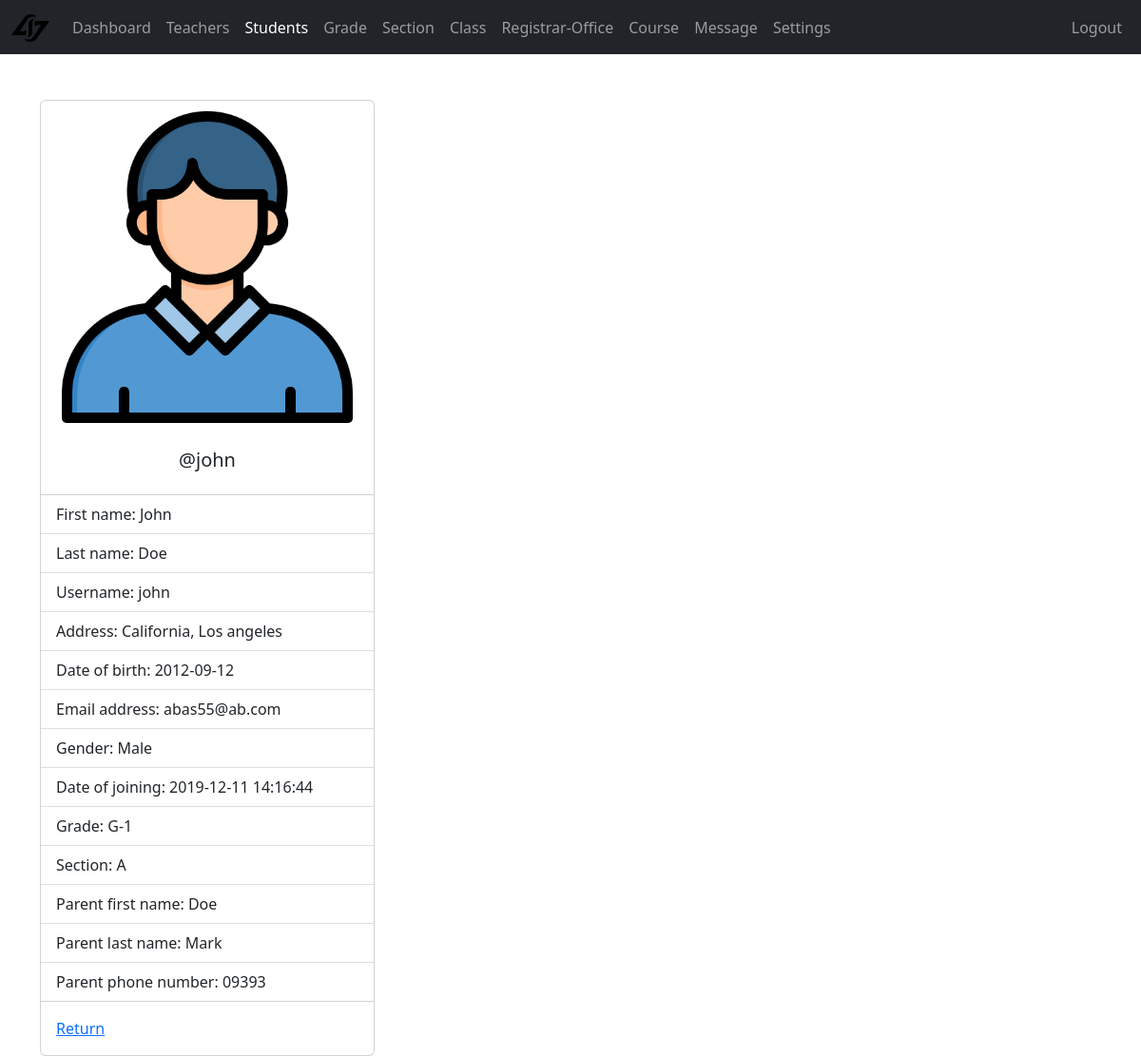
/admin/student-view.php?student_id=1 (signed in), run on the app's committed database.
### tables this page shows
CREATE TABLE IF NOT EXISTS `students` (
  `student_id` int NOT NULL AUTO_INCREMENT,
  `username` varchar(127) NOT NULL,
  `password` varchar(255) NOT NULL,
  `fname` varchar(127) NOT NULL,
  `lname` varchar(255) NOT NULL,
  `grade` int NOT NULL,
  `section` int NOT NULL,
  `address` varchar(31) NOT NULL,
  `gender` varchar(7) NOT NULL,
  `email_address` varchar(255) NOT NULL,
  `date_of_birth` date NOT NULL,
  `date_of_joining` timestamp NULL DEFAULT CURRENT_TIMESTAMP,
  `parent_fname` varchar(127) NOT NULL,
  `parent_lname` varchar(127) NOT NULL,
  `parent_phone_number` varchar(31) NOT NULL,
  PRIMARY KEY (`student_id`),
  UNIQUE KEY `username` (`username`)
);

CREATE TABLE IF NOT EXISTS `grades` (
  `grade_id` int NOT NULL AUTO_INCREMENT,
  `grade` varchar(31) NOT NULL,
  `grade_code` varchar(7) NOT NULL,
  PRIMARY KEY (`grade_id`)
);

CREATE TABLE IF NOT EXISTS `section` (
  `section_id` int NOT NULL AUTO_INCREMENT,
  `section` varchar(7) NOT NULL,
  PRIMARY KEY (`section_id`)
);

### admin/data/student.php (called while the page is built, shortened)
<?php
function getStudentById($id, $conn){
   $sql = "SELECT * FROM students
           WHERE student_id=?";
   $stmt = $conn->prepare($sql);
   $stmt->execute([$id]);
   if ($stmt->rowCount() == 1) {
     $student = $stmt->fetch();
     return $student;
   }else {
    return 0;
   }
}
 ?>

### admin/data/grade.php (called while the page is built, shortened)
<?php
function getGradeById($grade_id, $conn){
    $sql = "select * from grades where grade_id=?";
    $stmt = $conn->prepare($sql);
    $stmt->execute([$grade_id]);
    if ($stmt->rowCount() == 1) {
        $grade = $stmt->fetch();
        return $grade;
    }else {
        return 0;
    }
}
?>

### admin/data/section.php (called while the page is built, shortened)
<?php
function getSectionById($section_id, $conn){
   $sql = "SELECT * FROM section
           WHERE section_id=?";
   $stmt = $conn->prepare($sql);
   $stmt->execute([$section_id]);
   if ($stmt->rowCount() == 1) {
     $sections = $stmt->fetch();
     return $sections;
   }else {
    return 0;
   }
}

### admin/student-view.php (the view, shortened to what this page needs)
<?php
if (isset($_SESSION['admin_id']) &&
    isset($_SESSION['role'])) {
    if ($_SESSION['role'] == 'Admin') {
       include "../db_connect.php";
       include "data/student.php";
       include "data/grade.php";
       include "data/section.php";
       if(isset($_GET['student_id'])){
       $student_id = $_GET['student_id'];
       $student = getStudentById($student_id, $conn);
 ?>
<!DOCTYPE html>
<html lang="en">
<head>
	<link rel="stylesheet" href="https://cdn.jsdelivr.net/npm/bootstrap@5.2.0/dist/css/bootstrap.min.css">
	<link rel="stylesheet" href="../css/style.css">
  <link rel="stylesheet" href="https://cdnjs.cloudflare.com/ajax/libs/font-awesome/4.7.0/css/font-awesome.min.css">
</head>
<body>
    <?php
        include "inc/navbar.php";
        if ($student != 0) {
     ?>
     <div class="container mt-5">
         <div class="card" style="width: 22rem;">
          <img src="../img/student-<?=$student['gender']?>.png" class="card-img-top" alt="...">
          <div class="card-body">
            <h5 class="card-title text-center">@<?=$student['username']?></h5>
          </div>
          <ul class="list-group list-group-flush">
            <li class="list-group-item">First name: <?=$student['fname']?></li>
            <li class="list-group-item">Last name: <?=$student['lname']?></li>
            <li class="list-group-item">Username: <?=$student['username']?></li>
            <li class="list-group-item">Address: <?=$student['address']?></li>
            <li class="list-group-item">Date of birth: <?=$student['date_of_birth']?></li>
            <li class="list-group-item">Email address: <?=$student['email_address']?></li>
            <li class="list-group-item">Gender: <?=$student['gender']?></li>
            <li class="list-group-item">Date of joining: <?=$student['date_of_joining']?></li>
            <li class="list-group-item">Grade:
                 <?php
                      $grade = $student['grade'];
                      $g = getGradeById($grade, $conn);
                      echo $g['grade_code'].'-'.$g['grade'];
                  ?>
            </li>
            <li class="list-group-item">Section:
                 <?php
                    $section = $student['section'];
                    $s = getSectionById($section, $conn);
                    echo $s['section'];
                  ?>
            </li>
            <li class="list-group-item">Parent first name: <?=$student['parent_fname']?></li>
            <li class="list-group-item">Parent last name: <?=$student['parent_lname']?></li>
            <li class="list-group-item">Parent phone number: <?=$student['parent_phone_number']?></li>
          </ul>
          <div class="card-body">
            <a href="student.php" class="card-link">Return</a>
          </div>
        </div>
     </div>
     <?php
        }else {
          header("Location: teacher.php");
          exit;
        }
     ?>
</body>
</html>
<?php
    }else {
        header("Location: student.php");
        exit;
    }
  }else {
    header("Location: ../login.php");
    exit;
  }
}else {
	header("Location: ../login.php");
	exit;
}
?>

### data on the page
students: gender (picture), username "john", fname "John", lname "Doe", address "California, Los angeles", date_of_birth "2012-09-12", email_address "abas55@ab.com", gender "Male", date_of_joining "2019-12-11 14:16:44", parent_fname "Doe", parent_lname "Mark", parent_phone_number "09393"
grades: grade_code "G", grade "1"
section: section "A"
